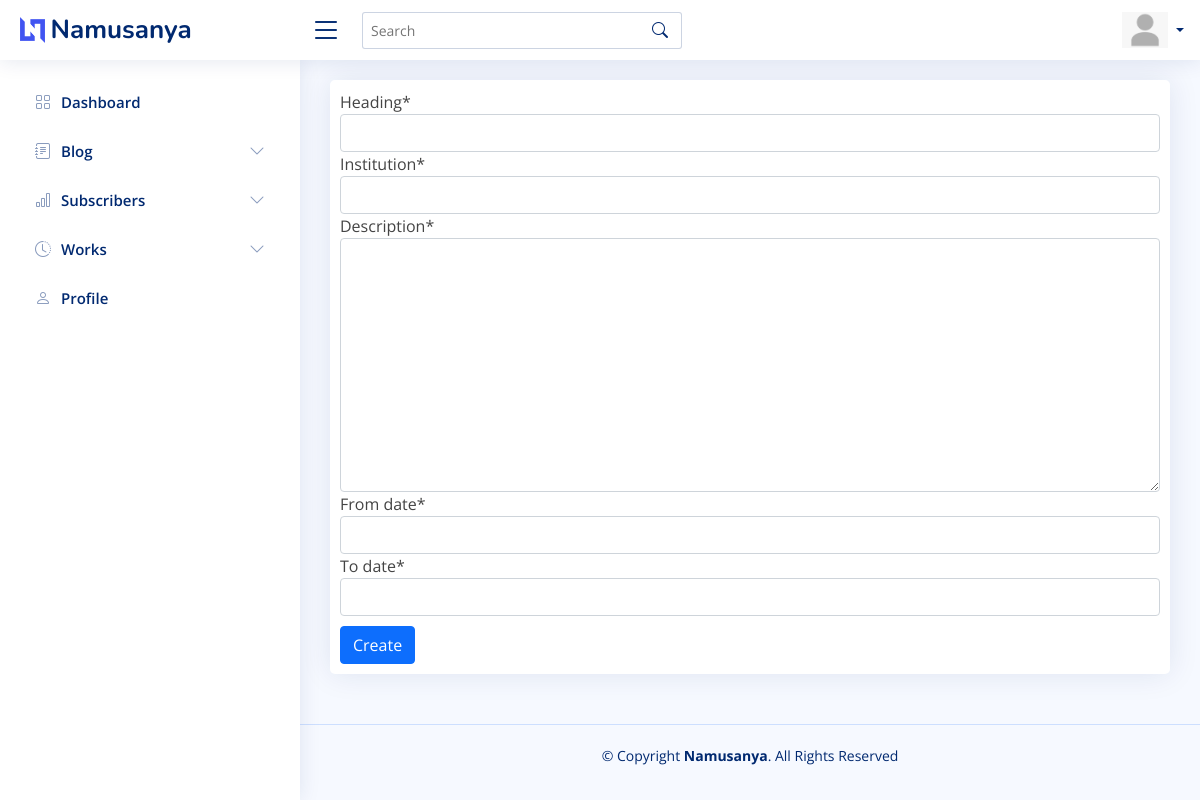
/dashboard/education/create/, run on an earlier commit of the app's database.
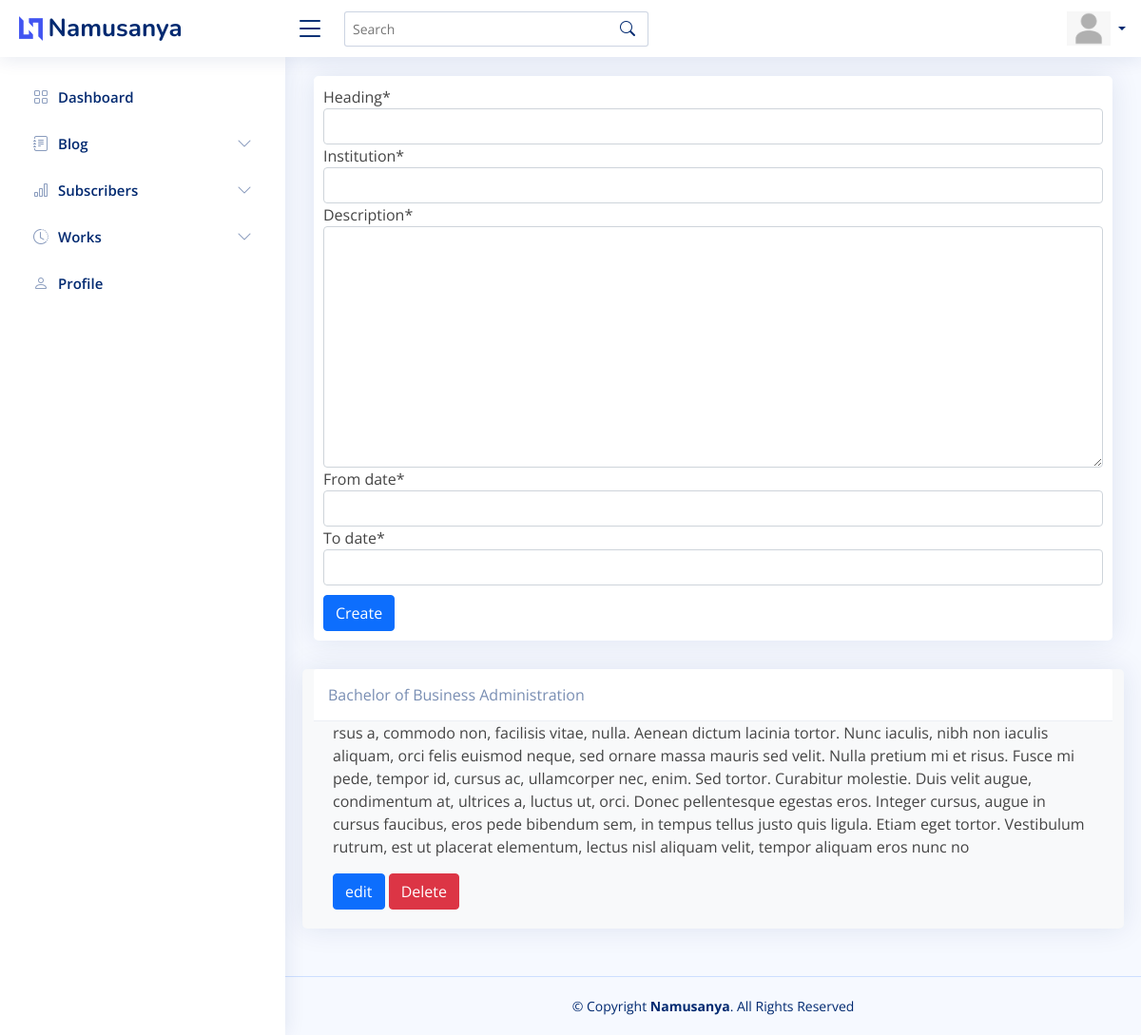
And on a later commit of the database.
### posts/models.py (models this page shows, shortened)
class Education(models.Model):
    heading = models.CharField(max_length=255)
    institution = models.CharField(max_length=255)
    description = models.TextField()
    from_date = models.DateField()
    to_date = models.DateField()
    class Meta:
        ordering = ["-from_date"]

### admin_area/views.py (the view)
class EducationCreateView(CreateView):
    model = Education
    template_name = "admin_area/education_create.html"
    fields = "__all__"
    success_url = "/dashboard/education/create/"
    def get_context_data(self, **kwargs):
        context = super().get_context_data(**kwargs)
        context["education"] = Education.objects.all
        return context

### templates/admin_area/education_create.html
{% extends "admin_area/base.html" %} {% load static %} {% load crispy_forms_tags %} {% block content %}
<div class="card">
    <form method="POST" style="padding: 10px;" enctype="multipart/form-data">
        {% csrf_token %} {{ form|crispy }}
        <button type="submit" style="margin-top: 10px;" class="btn btn-primary">Create</button>
    </form>
</div>
<div class="row">
    {% for education in education %}
    <div class="card bg-light">
        <div class="card-header">{{education.heading}}</div>
        <div class="card-body">
            <p class="card-text">{{education.description}}</p>
            <a href="{% url 'dashboard_education_edit' education.pk %}" class="btn btn-primary">edit</a>
            <a href="{% url 'dashboard_education_delete' education.pk %}" class="btn btn-danger">Delete</a>
        </div>
    </div>
    {% endfor %}
</div>
{% endblock content %}

What changed in the data, as far as the page shows it:
added Education: heading "Bachelor of Business Administration", description "rsus a, commodo non, facilisis vitae, nulla. Aenean dictum lacinia tortor. Nunc iaculis, nibh non iaculis aliquam, orci felis euismod neque, sed ornare massa mauris sed velit. Nulla pretium mi et risus. Fusce mi pede, tempor id, cursus ac, ullamcorper nec, enim. Sed tortor. Curabitur molestie. Duis velit augue, condimentum at, ultrices a, luctus ut, orci. Donec pellentesque egestas eros. Integer cursus, augue in cursus faucibus, eros pede bibendum sem, in tempus tellus justo quis ligula. Etiam eget tortor. Vestibulum rutrum, est ut placerat elementum, lectus nisl aliquam velit, tempor aliquam eros nunc no"
